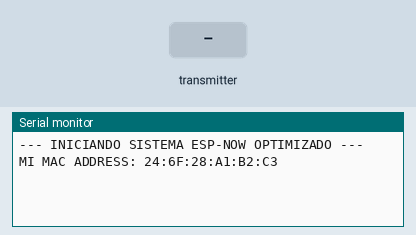
Simulated run of this sketch. Board: ESP32. Parts: the last lines printed to the serial monitor. The inputs (shaded band) are chosen by the test bench.

Above: at 2.2 s.
2.3 s: the transmitter starts sending type = 0
At 2.61 s:
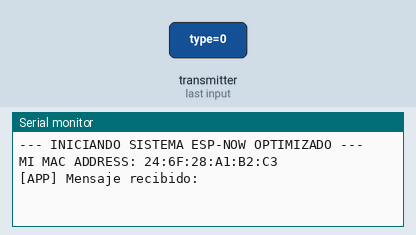
4.3 s: the transmitter starts sending payload = 0
At 4.61 s:
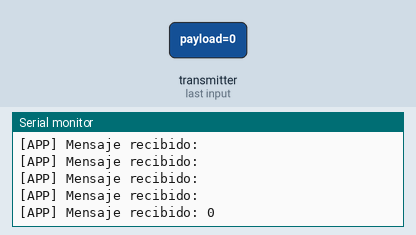
5.8 s: the transmitter starts sending payload = 1
At 6.11 s:
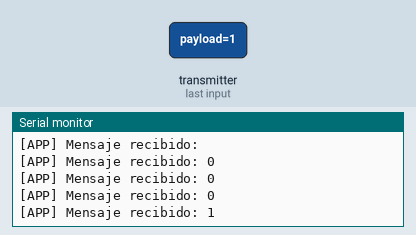

The sketch:

EspLink.ino
```cpp
#include "EspLink.h"
#include <esp_mac.h>

// ======================================================
// CONFIGURACIÓN (REEMPLAZA CON LA MAC DEL OTRO EQUIPO)
// ======================================================
uint8_t otherDeviceMac[] = {0xDC, 0xDA, 0x0C, 0x5A, 0x83, 0x64};

EspLink miEnlace;

// --- Callback: Datos ---
void alRecibirDatos(const char* msg) {
  Serial.print("[APP] Mensaje recibido: ");
  Serial.println(msg);
}

// --- Callback: Latencia ---
void alRecibirLatencia(unsigned long micros) {
  Serial.print("[APP] Latencia (Ida y vuelta): ");
  Serial.print(micros);
  Serial.println(" us");
}

void setup() {
  // Intentar CPU al máximo (S3 sube a 240, C6 se queda en 160)
  setCpuFrequencyMhz(240);

  Serial.begin(115200);
  delay(1000);

  Serial.println("--- INICIANDO SISTEMA ESP-NOW OPTIMIZADO ---");

  // Nota: Ya no necesitamos WiFi.mode() ni leer la MAC aquí manualmente.
  // La clase EspLink se encarga de configurar el modo AP_STA y el canal.

  // Imprimimos la MAC real del hardware para referencia
  // Usamos la función nativa que lee directo del efuse (funciona siempre)
  uint8_t baseMac[6];
  esp_read_mac(baseMac, ESP_MAC_WIFI_STA);
  Serial.printf("MI MAC ADDRESS: %02X:%02X:%02X:%02X:%02X:%02X\n",
                baseMac[0], baseMac[1], baseMac[2],
                baseMac[3], baseMac[4], baseMac[5]);

  // Iniciar la clase
  miEnlace.begin(otherDeviceMac);

  // Asignar callbacks
  miEnlace.onDataReceived = alRecibirDatos;
  miEnlace.onLatencyAvailable = alRecibirLatencia;
}

void loop() {
  static unsigned long lastTime = 0;

  // Enviar cada 1 segundo (1000 ms)
  if (millis() - lastTime > 10) {
    lastTime = millis();

    // 1. Enviar dato útil
    miEnlace.send("Hola desde clase!");

    // 2. Medir latencia (Ping ligero de 1 byte)
    miEnlace.measureLatency();
  }
}
```

EspLink.h
```cpp
#ifndef ESP_LINK_H
#define ESP_LINK_H

#include <Arduino.h>
#include <esp_now.h>
#include <WiFi.h>
#include <esp_wifi.h>

enum MsgType {
  TYPE_DATA = 0,
  TYPE_PING = 1,
  TYPE_PONG = 2
};

typedef struct {
  uint8_t type;
  char payload[200];
  uint32_t id;
} Packet;

class EspLink {
  private:
    uint8_t _targetMac[6];
    esp_now_peer_info_t _peerInfo;

    unsigned long _startMicros;
    unsigned long _lastLatency;

    static EspLink* instance;

    static void _onDataSent(const uint8_t *mac_addr, esp_now_send_status_t status) {
      if (instance) instance->handleSent(status);
    }

    static void _onDataRecv(const esp_now_recv_info_t * info, const uint8_t *data, int len) {
      if (instance) instance->handleRecv(info, data, len);
    }

    void handleSent(esp_now_send_status_t status) { }

    void handleRecv(const esp_now_recv_info_t * info, const uint8_t *data, int len) {
      // Validación de seguridad básica
      if (len < 1) return;

      // Leemos solo el primer byte para saber el tipo (Evitamos copiar todo si no es necesario)
      uint8_t type = data[0];

      if (type == TYPE_PING) {
        // OPTIMIZACIÓN: Responder con un paquete PONG MINÚSCULO (solo 1 byte de cabecera)
        // No necesitamos payload para medir tiempo.
        uint8_t pongHeader = TYPE_PONG;
        esp_now_send(info->src_addr, &pongHeader, 1);
      }
      else if (type == TYPE_PONG) {
        unsigned long endMicros = micros();
        _lastLatency = endMicros - _startMicros;
        if (onLatencyAvailable) onLatencyAvailable(_lastLatency);
      }
      else if (type == TYPE_DATA) {
        // Solo copiamos la estructura completa si es un mensaje de datos real
        if (len > sizeof(Packet)) return;
        Packet incoming;
        memcpy(&incoming, data, len);
        if (onDataReceived) onDataReceived(incoming.payload);
      }
    }

  public:
    void (*onDataReceived)(const char* message) = nullptr;
    void (*onLatencyAvailable)(unsigned long latencyMicros) = nullptr;

    EspLink() {
      instance = this;
      _lastLatency = 0;
    }

    void begin(const uint8_t* targetMac) {
      memcpy(_targetMac, targetMac, 6);

      WiFi.mode(WIFI_AP_STA);

      // OPTIMIZACIÓN 1: PROHIBIR PROTOCOLO 11B (1 Mbps)
      // Eliminamos WIFI_PROTOCOL_11B de la lista.
      // Esto fuerza a usar OFDM (Mínimo 6 Mbps, idealmente 54 Mbps o MCS7)
      esp_wifi_set_protocol(WIFI_IF_STA, WIFI_PROTOCOL_11G | WIFI_PROTOCOL_11N);
      esp_wifi_set_protocol(WIFI_IF_AP,  WIFI_PROTOCOL_11G | WIFI_PROTOCOL_11N);

      WiFi.disconnect();

      esp_wifi_set_promiscuous(true);
      esp_wifi_set_channel(1, WIFI_SECOND_CHAN_NONE);
      esp_wifi_set_promiscuous(false);

      WiFi.setSleep(false);
      esp_wifi_set_ps(WIFI_PS_NONE);

      if (esp_now_init() != ESP_OK) {
        Serial.println("Error inicializando ESP-NOW");
        return;
      }

      esp_now_register_send_cb((esp_now_send_cb_t)_onDataSent);
      esp_now_register_recv_cb(_onDataRecv);

      memset(&_peerInfo, 0, sizeof(_peerInfo));
      memcpy(_peerInfo.peer_addr, _targetMac, 6);
      _peerInfo.channel = 1;
      _peerInfo.encrypt = false;
      _peerInfo.ifidx = WIFI_IF_STA;

      if (!esp_now_is_peer_exist(_targetMac)) {
        esp_now_add_peer(&_peerInfo);
      }
    }

    bool send(const char* message) {
      Packet pkt;
      pkt.type = TYPE_DATA;
      strncpy(pkt.payload, message, sizeof(pkt.payload) - 1);

      // OPTIMIZACIÓN 2: Enviar solo la longitud real usada, no los 200 bytes de basura
      // Tamaño = 1 byte (type) + longitud del string + 1 (null terminator) + 4 bytes (id)
      size_t realLen = 1 + strlen(pkt.payload) + 1 + 4;

      esp_err_t result = esp_now_send(_targetMac, (uint8_t *) &pkt, realLen);
      return (result == ESP_OK);
    }

    void measureLatency() {
      Packet pkt;
      pkt.type = TYPE_PING;
      pkt.payload[0] = 0;

      _startMicros = micros();
      // OPTIMIZACIÓN 3: Enviar PING MINÚSCULO
      // Solo enviamos 1 byte (el tipo). No hace falta mandar el payload vacío.
      esp_now_send(_targetMac, (uint8_t *) &pkt, 1);
    }

    unsigned long getLastLatency() {
      return _lastLatency;
    }
};

EspLink* EspLink::instance = nullptr;

#endif
```

Measured:
- after the input at 2.3 s, the serial monitor: prints a new line at once (image 1)
- after the input at 4.3 s, the serial monitor: prints a new line at once (image 2)
- after the input at 5.8 s, the serial monitor: prints a new line at once (image 3)
